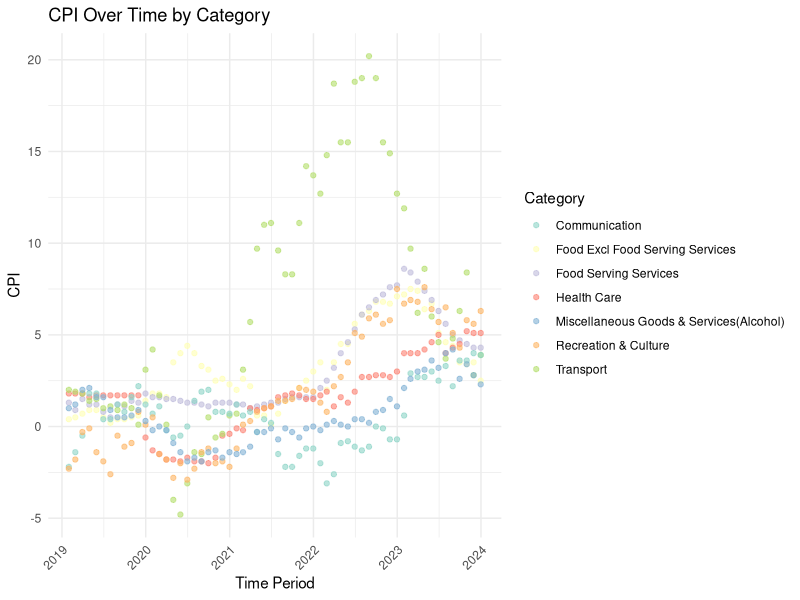

This figure's R source:
# Load the necessary libraries
library(ggplot2)
library(readxl)
library(tidyr)

# ANIKET REF: 
# STEP 1: Build filter Box
# box(
#   selectInput(
#     inputId='category',
#     label = 'Filter By CPI Type', 
#     choices=c(
#       'Health Care' = 'Health Care',
#       'Transport' = 'Transport',
#       'All' = 'All'
#     )
#   )
# )

# STEP 2: Add the Filter logic into chart generation using "input$<varname>" example below: 
# IF Filter was used: 
# if(input$category != 'All') {
#   CPI_long <- CPI_long %>% filter(Category == input$category)
# }


# Read the Excel file
CPI_data <- read_excel("Processed Data/CPI.xlsx")



# Convert "Time Period" to Date format if it's not already
CPI_data$`Time Period` <- as.Date(CPI_data$`Time Period`)

# Dynamically select columns if needed. Assuming all except 'Time Period' are to be used:
cols_to_pivot <- names(CPI_data)[!names(CPI_data) %in% c("Time Period")]



# Pivot data to long format
CPI_long <- pivot_longer(CPI_data, 
                         cols = all_of(cols_to_pivot), 
                         names_to = "Category", 
                         values_to = "Value")

# IF Filter was used: 
# if(input$category != 'All') {
#   CPI_long <- CPI_long %>% filter(Category == input$category)
# }


# Creating a scatter plot
ggplot(CPI_long, aes(x = `Time Period`, y = Value, color = Category)) + 
  geom_point(alpha = 0.6) +  # Adjust alpha for point transparency if desired
  theme_minimal() + 
  labs(title = "CPI Over Time by Category",
       x = "Time Period", 
       y = "CPI") +
  scale_x_date(date_breaks = "1 year", date_labels = "%Y") +
  scale_color_brewer(palette = "Set3") +  # Use color for different categories
  theme(axis.text.x = element_text(angle = 45, hjust = 1))


